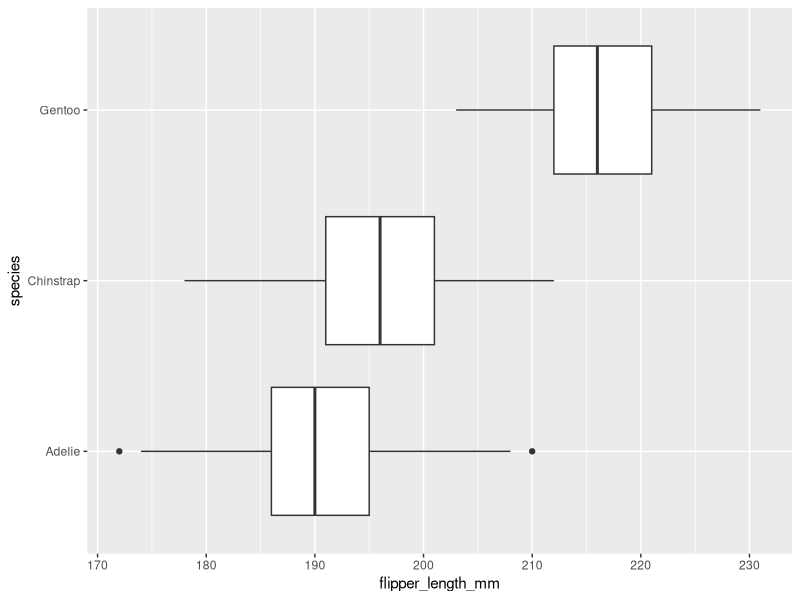
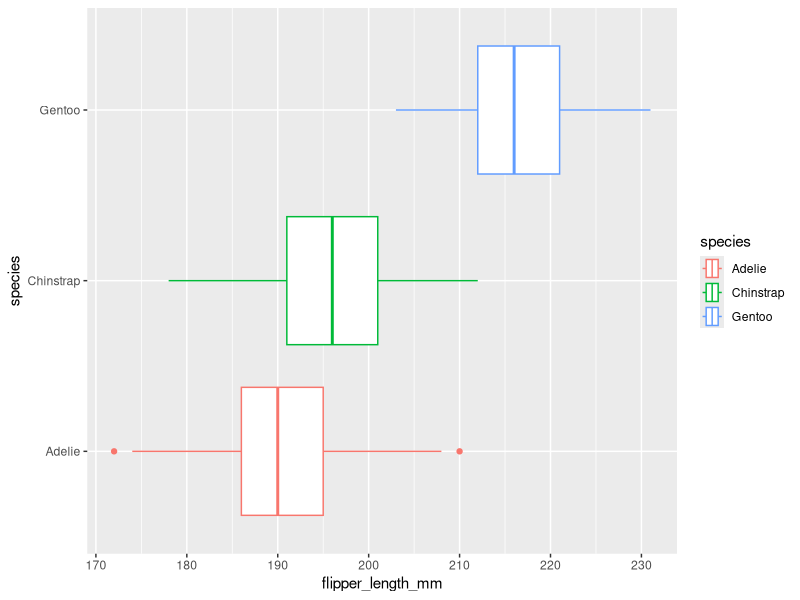
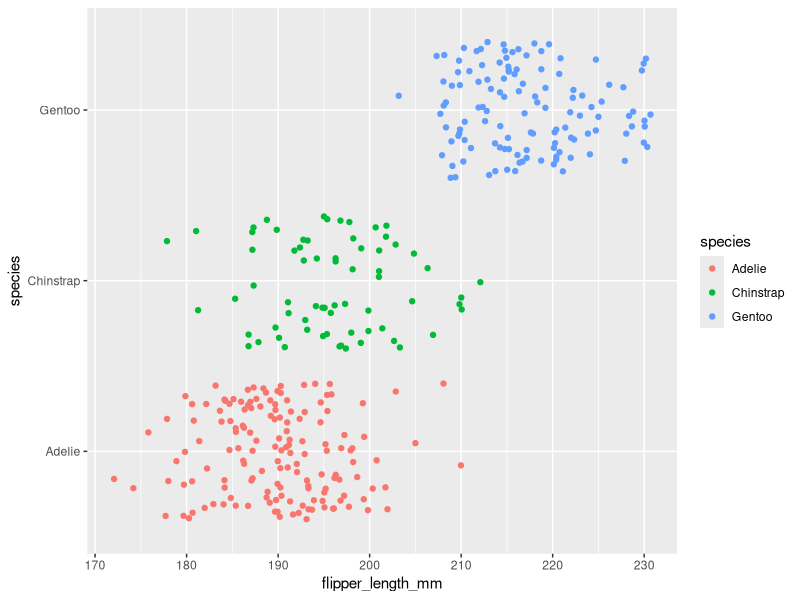

The R script that drew these images, in order:
## ---- chunk 1
knitr::opts_chunk$set(error = TRUE)
## ---- chunk 2
library(palmerpenguins)
penguins
## ---- chunk 3
library(ggplot2)
## ---- chunk 4
ggplot(data = penguins, mapping = aes(x = flipper_length_mm, y = species)) +
  geom_boxplot()
## ---- chunk 5
ggplot(data = penguins, mapping = aes(x = flipper_length_mm, y = species, color = species)) +
  geom_boxplot()
## ---- chunk 6
ggplot(data = penguins, mapping = aes(x = flipper_length_mm, y = species, color = species)) +
  geom_jitter()
## ---- chunk 7

## ---- chunk 8

## ---- chunk 9

## ---- chunk 10

## ---- chunk 11

## ---- chunk 12

## ---- chunk 13

## ---- chunk 14

